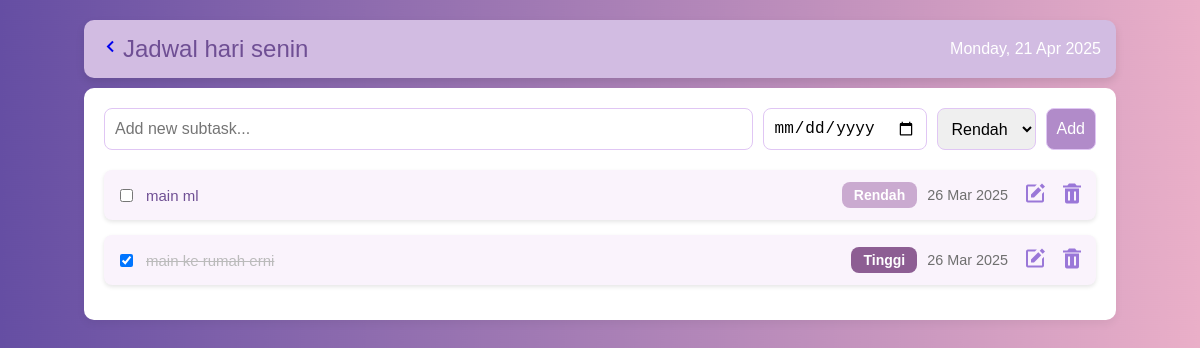
Screenshot of /detail/subtasks.php?task_id=121 (signed in) with the database file from the repository.
### tables this page shows
CREATE TABLE `tasks` (
  `task_id` int NOT NULL,
  `user_id` int NOT NULL,
  `task_label` varchar(50) NOT NULL,
  `task_status` enum('open','close') NOT NULL,
  `create_date` timestamp NOT NULL DEFAULT CURRENT_TIMESTAMP,
  `priority` enum('rendah','tinggi') NOT NULL DEFAULT 'rendah',
  `deadline` datetime DEFAULT NULL
);

CREATE TABLE `subtasks` (
  `subtask_id` int NOT NULL,
  `task_id` int NOT NULL,
  `subtask_label` varchar(255) NOT NULL,
  `priority` varchar(50) NOT NULL,
  `deadline` date NOT NULL,
  `status` enum('open','close') DEFAULT 'open'
);

### detail/subtasks.php (the view, shortened to what this page needs)
<?php
require 'koneksi.php';
if (isset($_GET['task_id'])) {
    $task_id = $_GET['task_id'];
    $q_select_task = "SELECT task_label FROM tasks WHERE task_id = ?";
    $stmt = $conn->prepare($q_select_task);
    $stmt->bind_param("i", $task_id);
    $stmt->execute();
    $result = $stmt->get_result();
    if ($result->num_rows > 0) {
        $task_data = $result->fetch_assoc();
        $task_label = $task_data['task_label'];
    } else {
        header("Location: index.php");
        exit;
    }
    $q_select_subtask = "SELECT * FROM subtasks WHERE task_id = ?";
    $stmt = $conn->prepare($q_select_subtask);
    $stmt->bind_param("i", $task_id);
    $stmt->execute();
    $subtask_result = $stmt->get_result();
} else {
    header("Location: index.php");
    exit;
}
?>
<!DOCTYPE html>
<html lang="en">
<head>
    <link href='https://unpkg.com/boxicons@2.1.4/css/boxicons.min.css' rel='stylesheet'>
    <link rel="stylesheet" href="d.css">
</head>
<body>
    <div class="container">
        <div class="header">
            <div class="title">
                <div class="back-btn">
                    <a href="../index.php" class="back-link"><i class='bx bx-chevron-left'></i></a>
                </div>
               <span><?= htmlspecialchars($task_label) ?></span>
            </div>
            <div class="description">
                <?= date("l, d M Y") ?>
            </div>
        </div>
        <div class="content">
            <div class="subtask-section">
                <form action="" method="post">
                    <input type="text" name="subtask" placeholder="Add new subtask..." required>
                    <input type="date" name="sub_deadline" required>
                    <select name="sub_priority">
                        <option value="rendah">Rendah</option>
                    </select>
                    <button type="submit" name="add_subtask">Add</button>
                </form>
                <div class="subtask-list">
                    <?php while ($sub = mysqli_fetch_array($subtask_result)) { ?>
                        <div class="subtask-item">
                            <input type="checkbox" id="subtask-<?= $sub['subtask_id'] ?>" class="subtask-checkbox"
                                <?= $sub['status'] == 'close' ? 'checked' : '' ?>
                                onclick="window.location='subtasks.php?task_id=<?= $task_id ?>&subtask_id=<?= $sub['subtask_id'] ?>&status=<?= $sub['status'] == 'close' ? 'open' : 'close' ?>'">
                            <label for="subtask-<?= $sub['subtask_id'] ?>" class="subtask-label"><?= htmlspecialchars($sub['subtask_label']) ?></label>
                            <span class="subtask-priority <?= $sub['priority'] === 'tinggi' ? 'high-priority' : 'low-priority' ?>">
                                <?= ucfirst($sub['priority']) ?>
                            </span>
                            <span class="subtask-deadline">
                                <?= date("d M Y", strtotime($sub['deadline'])) ?>
                            </span>
                            <a href="edit.php?subtask_id=<?= $sub['subtask_id'] ?>&task_id=<?= $task_id ?>" class="edit">
                                <i class='bx bxs-edit'></i>
                            </a>
                            <a href="?delete_subtask=<?= $sub['subtask_id'] ?>&task_id=<?= $task_id ?>" class="hapus"
                                onclick="return confirm('Apa kamu yakin ingin menghapusnya?')">
                                <i class='bx bxs-trash'></i>
                            </a>
                        </div>
                    <?php } ?>
                </div>
            </div>
        </div>
    </div>
</body>
</html>

### detail/d.css (style rules this page uses)
body { font-family: 'Arial', sans-serif; background-image: url(Voilet.jpg); color: #4f4f4f; margin: 0; padding: 0; background-size: cover; background-position: center; }
.container { max-width: 86%; width: 100%; margin: 0 auto; padding: 20px; }
.header { display: flex; justify-content: space-between; align-items: center; padding: 15px; background-color: rgb(210, 188, 226); border-radius: 10px; box-shadow: 0 4px 8px rgba(0, 0, 0, 0.1); flex-wrap: wrap; gap: 10px; }
.content { margin-top: 10px; }
.header .title { display: flex; align-items: center; color: #6f4f94; font-size: 1.5rem; flex: 1; }
.header .description { color: #ffffff; font-size: 1rem; text-align: center; }
.subtask-section { background-color: #fff; border-radius: 10px; padding: 20px; box-shadow: 0 4px 8px rgba(0, 0, 0, 0.05); }
.subtask-section form { display: flex; flex-wrap: wrap; gap: 10px; margin-bottom: 20px; }
.subtask-section form input, .subtask-section form select, .subtask-section form button { padding: 10px; border-radius: 8px; border: 1px solid #e0c6f4; font-size: 1rem; }
.subtask-section form input[type="text"] { flex: 1; min-width: 155px; }
.subtask-section form button { background-color: #b18bc9; color: white; cursor: pointer; transition: 0.3s; }
.subtask-list { margin-top: 20px; }
.subtask-item { display: flex; align-items: center; justify-content: space-between; background-color: #faf3fc; padding: 12px; margin-bottom: 15px; border-radius: 8px; box-shadow: 0 2px 4px rgba(0, 0, 0, 0.1); transition: 0.3s; flex-wrap: wrap; gap: 10px; }
.subtask-label { font-size: 15px; color: #6f4f94; flex: 1; }
.subtask-priority { font-size: 0.875rem; font-weight: bold; padding: 5px 12px; border-radius: 8px; text-transform: capitalize; display: inline-block; }
.high-priority { background-color: rgb(141, 94, 147); color: white; }
.low-priority { background-color: rgb(202, 170, 208); color: white; }
.subtask-deadline { font-size: 0.9rem; color: #6f6f6f; display: flex; align-items: center; gap: 5px; }
.subtask-checkbox:checked + .subtask-label { text-decoration: line-through; color: #bbb; }
.subtask-item .hapus { color: #9a77d8; margin-left: 3px; cursor: pointer; }
.subtask-item .edit { color: #9a77d8; margin-left: 5px; cursor: pointer; }
.subtask-item .edit i, .subtask-item .hapus i { font-size: 1.5rem; }

### rows the page displays
tasks: task_label "Jadwal hari senin"
subtasks: subtask_label "main ml", priority "Rendah", deadline "26 Mar 2025"
subtasks: status "☑", subtask_label "main ke rumah erni", priority "Tinggi", deadline "26 Mar 2025"
